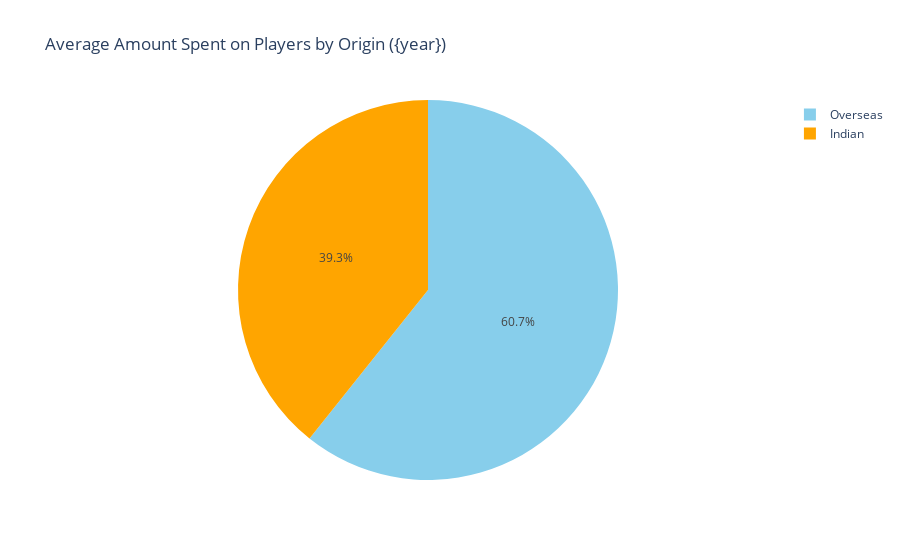

Here is the notebook cell this chart was saved with:
### Code cell
# Player Origin Comparison
ipl.head(5)

def camparison(year):
    data = ipl[ipl['Year'] == year]
    df1 = data.groupby(['Year','Player Origin'])['Amount'].mean().reset_index()
    fig = px.pie(
        df1,
        values='Amount',
        names='Player Origin',
        title="Average Amount Spent on Players by Origin ({year})",
        color_discrete_sequence=['skyblue', 'orange']  # Custom colors for each category
    )
    return fig
camparison(2022)

### Figure 1 — Plotly figure (JSON) as saved in the notebook; plotly's stock layout.template omitted (floating-point values rounded to 4 significant figures)
{"data": [{"domain": {"x": [0, 1], "y": [0, 1]}, "hovertemplate": "Player Origin=%{label}<br>Amount=%{value}<extra></extra>", "labels": ["Indian", "Overseas"], "legendgroup": "", "name": "", "showlegend": true, "type": "pie", "values": [22930000.0, 35450000.0]}], "layout": {"legend": {"tracegroupgap": 0}, "piecolorway": ["skyblue", "orange"], "title": {"text": "Average Amount Spent on Players by Origin ({year})"}}}
